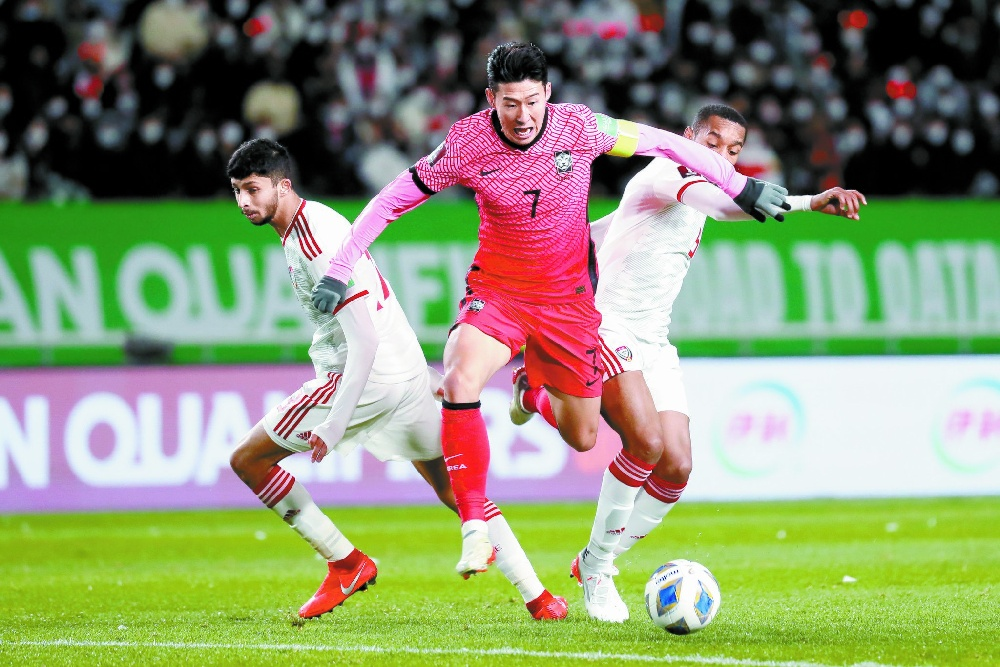
#> input picture soccer.jpg, 1000 x 667 px, shrunk from 2048 x 1365 before the run
$ python 'edge detection_2.py'
#> lines starting #> are read from the running program, lines starting #| are printed output that depends on the picture
import cv2 as cv

img=cv.imread('soccer.jpg')
#> img is the input picture: shape (667, 1000, 3); mean B, G, R 115.3, 150, 140

gray=cv.cvtColor(img,cv.COLOR_BGR2GRAY)
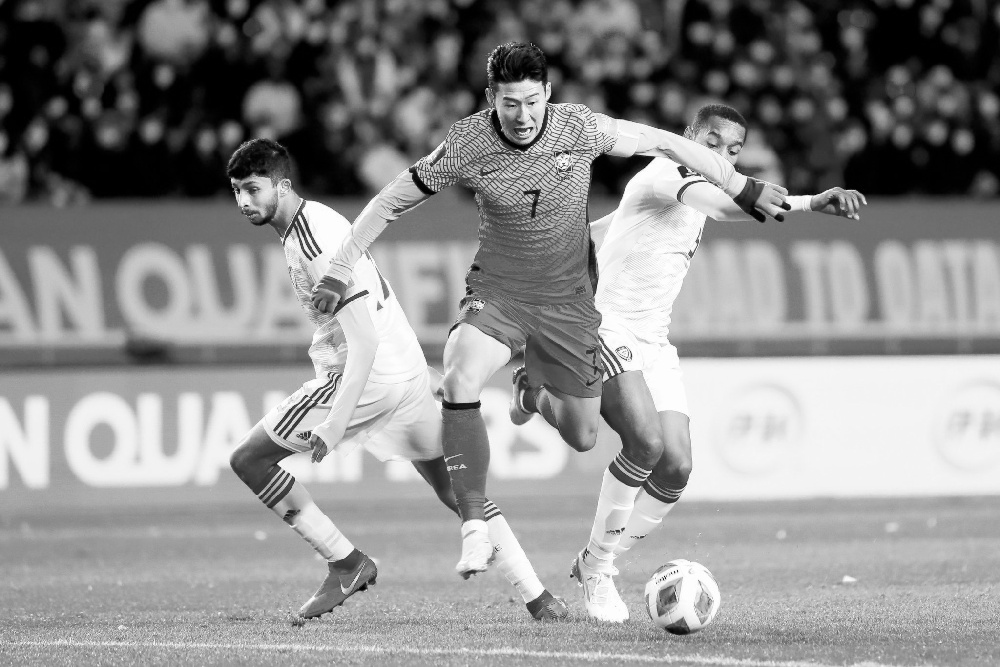
#> gray: shape (667, 1000); min 0, max 255, mean 143.1

canny1=cv.Canny(gray,50,150)
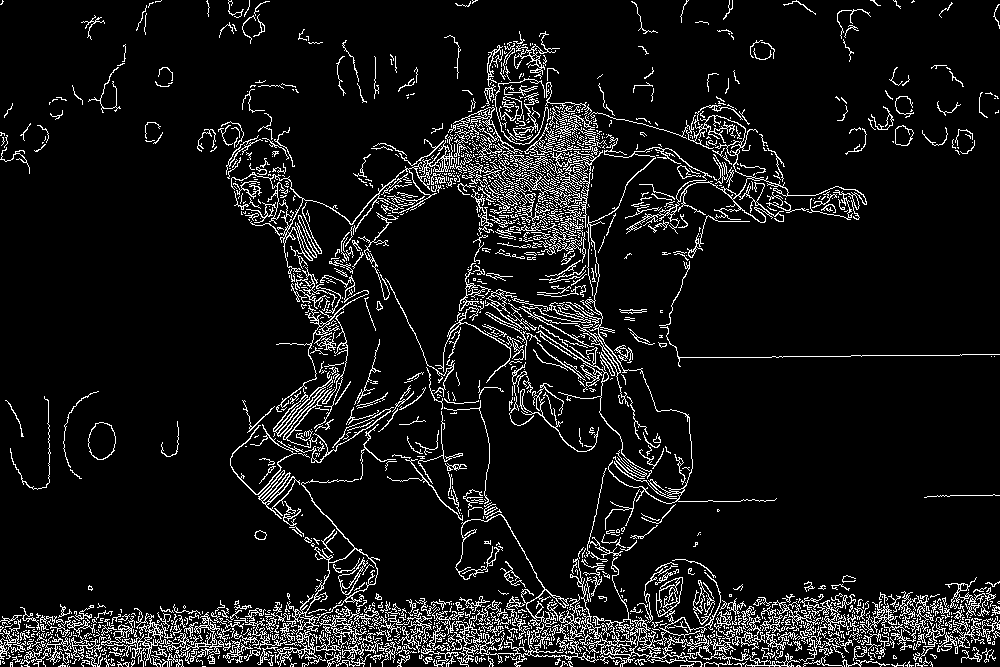
#> canny1: shape (667, 1000); 8.6% white in thin lines or dots
canny2=cv.Canny(gray,100,200)
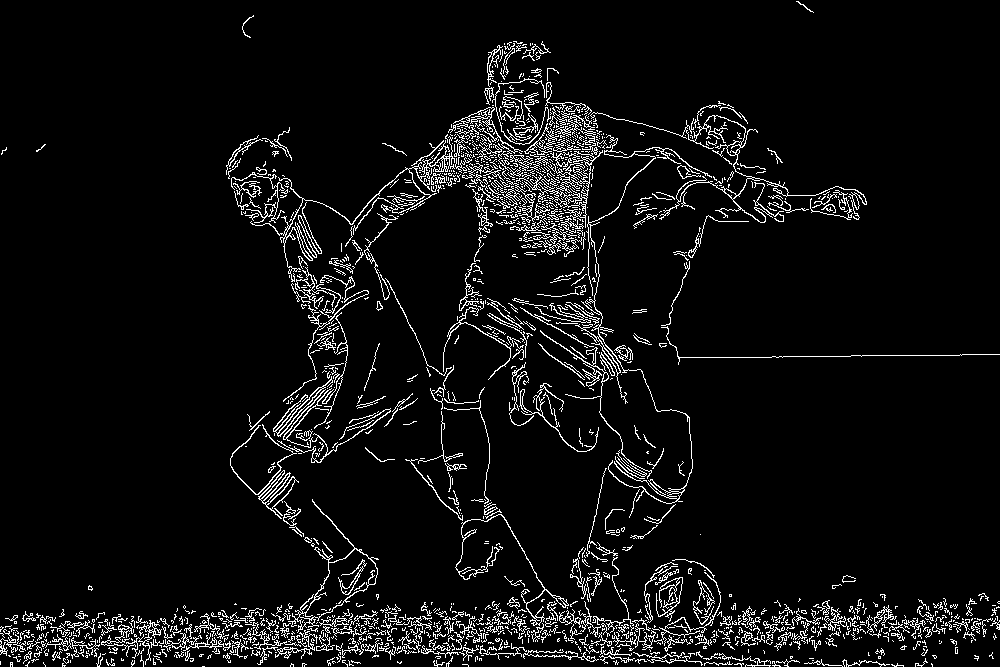
#> canny2: shape (667, 1000); 5.9% white in thin lines or dots

cv.imshow('Original',gray)
cv.imshow('Canny1',canny1)
cv.imshow('Canny2',canny2)

cv.waitKey()
cv.destroyAllWindows()

$ run again, with apples.jpg copied over soccer.jpg
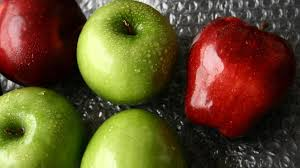
#> input picture apples.jpg, 300 x 168 px
#> img is the input picture: shape (168, 300, 3); mean B, G, R 40.7, 77.6, 97.1
#> `canny1=cv.Canny(gray,50,150)`:
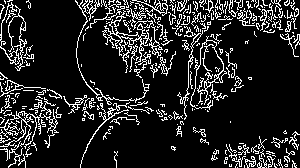
#> canny1: shape (168, 300); 14.3% white in thin lines or dots
#> `canny2=cv.Canny(gray,100,200)`:
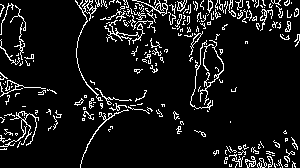
#> canny2: shape (168, 300); 8.8% white in thin lines or dots
